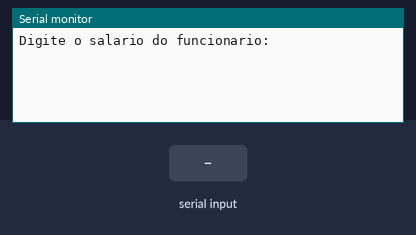
This sketch was run on a simulated Arduino Uno, built with avr-gcc and run on an emulated ATmega328P. Shown: the last lines printed to the serial monitor. Inputs (shaded band) come from the test bench.

Above: at 2.2 s.
2.3 s: "90,45\n" received over Serial
At 2.8 s:
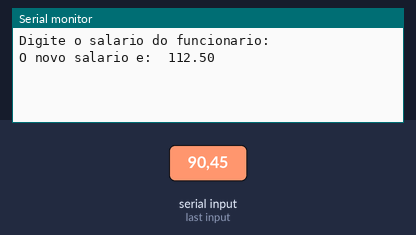
4.8 s: "30,150\n" received over Serial
At 5.6 s:
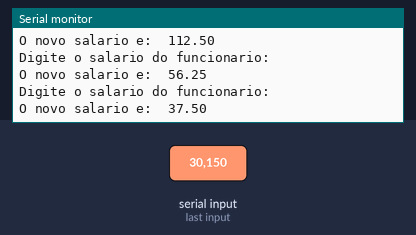
Timing chart, 0 to 7.8 s (numbered marks = the images above; inputs shaded):
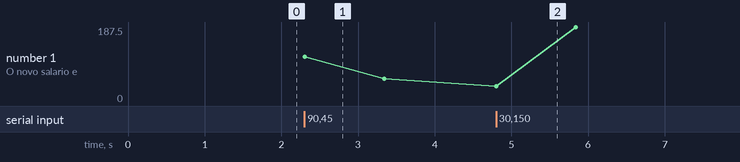

The sketch:

Exercicio1.ino
```cpp
//Declaração de salário
float sal_atual, novo_sal;

void setup() {
  //Iniciar a comunicação no monitor serial
  Serial.begin(9600);

  delay(1000);

}

void loop() {
  // Inserir o salário
  Serial.println("Digite o salario do funcionario: ");
  while(!Serial.available()); // Espera os dados
  sal_atual = Serial.parseFloat();

  //Calcule o aumento de 25%
  float aumento = sal_atual* 0.25;

  //Calcule o novo salário
  float novo_sal = sal_atual + aumento;
  Serial.print("O novo salario e:  ");
  Serial.println(novo_sal);

  delay(1000);

}
```

Measured:
- after the input at 2.3 s, the serial monitor: prints a new line at once (image 1)
- after the input at 4.8 s, the serial monitor: prints a new line at once (image 2)
